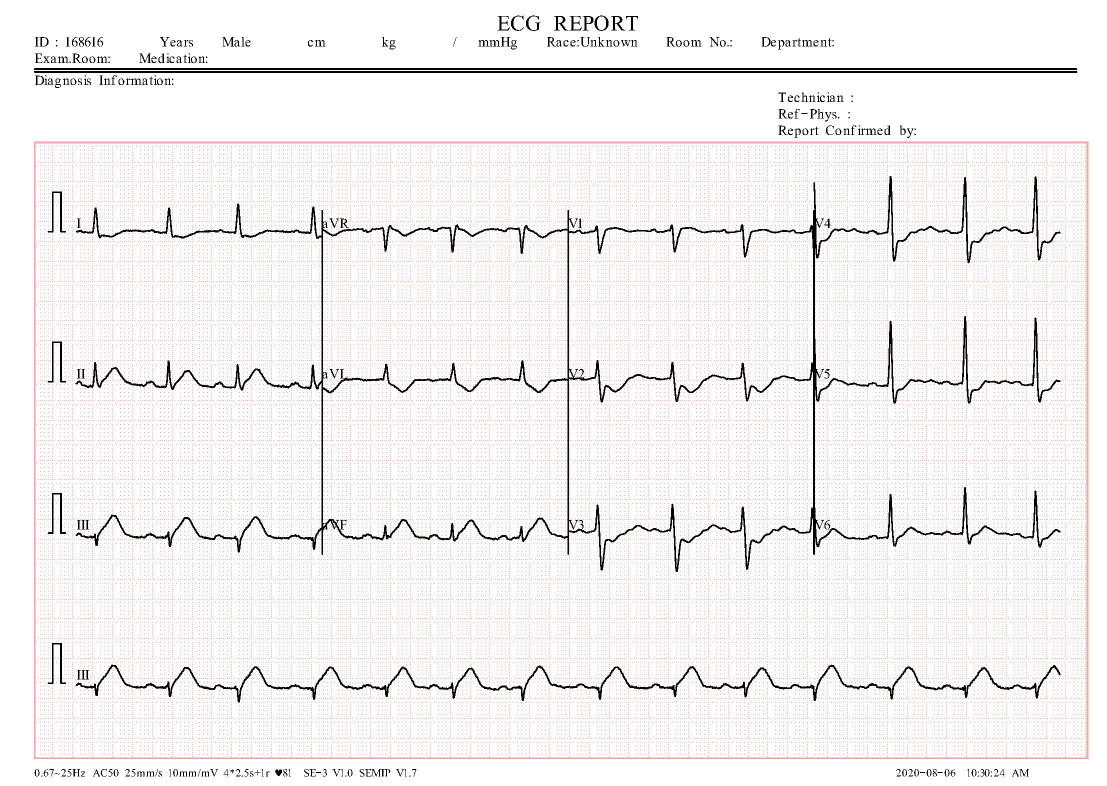
#> input picture ECG Analysis/MI(1).jpg, 2213 x 1572 px (shown at 1/2 size); the run also reads 1 picture not shown here
$ jupyter execute --allow-errors ecg2graph.ipynb
#> lines starting #> are read from the running program, lines starting #| are printed output that depends on the picture; after the words box and inside, x2 and y2 are one past the last pixel; in counts of white or black regions, pixels touching at a corner belong together
# Part One: Image ECGs

### Convert from images to graphs

[cell 1]
##ecg to graphs pipeline sample
#  organizing imports
import cv2
import numpy as np
import matplotlib.pyplot as plt
# path to input image is specified and
# image is loaded with imread command
image1 = cv2.imread('MI(1).jpg')
#> image1 is the input picture: shape (1572, 2213, 3); mean B, G, R 240.4, 240.7, 243

# cv2.cvtColor is applied over the
# image input with applied parameters
# to convert the image in grayscale
img = cv2.cvtColor(image1, cv2.COLOR_BGR2GRAY)

[cell 2]
plt.imshow(image1) #show image on a plot, normal image

[cell 3]
plt.imshow(img) #greyscale image

[cell 4]
# applying Otsu thresholding
# as an extra flag in binary
# thresholding
ret, thresh1 = cv2.threshold(img, 250, 255, cv2.THRESH_BINARY + cv2.THRESH_OTSU)
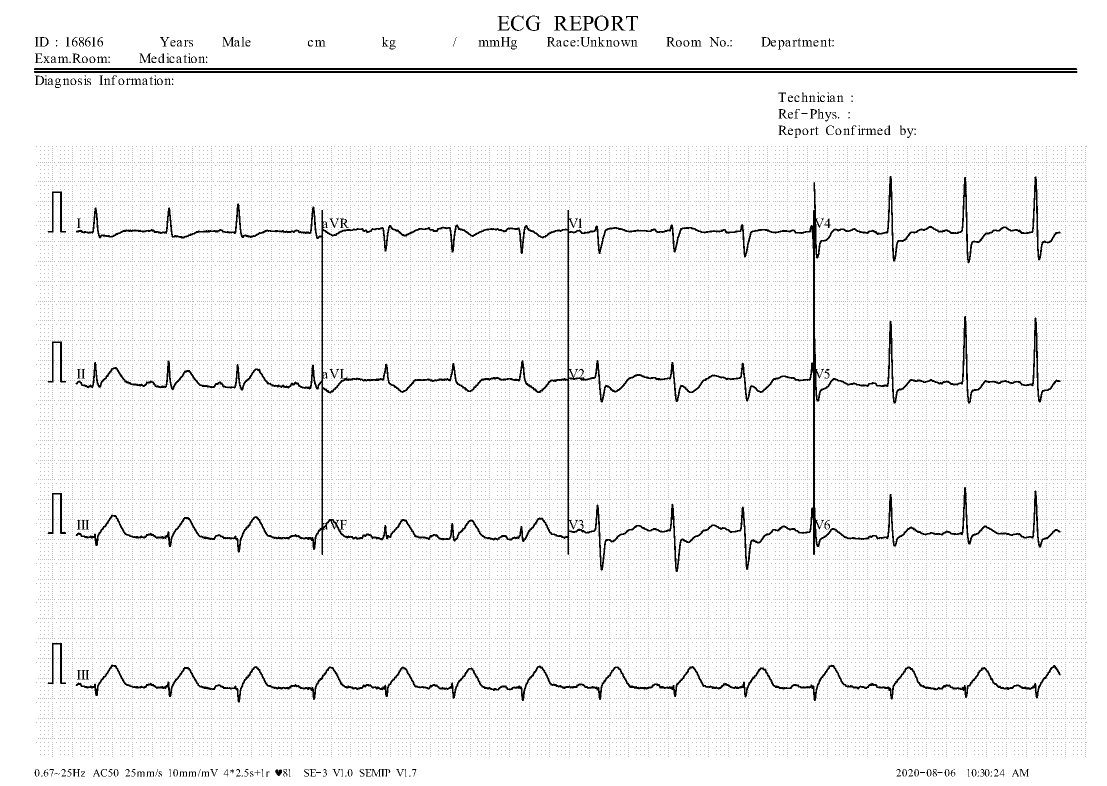
#> thresh1: shape (1572, 2213) (shown at 1/2 size); 95.8% white; 46858 black regions (46639 under 20 px), largest, box (x1, y1, x2, y2) and area: (151, 352, 2121, 1144) 51824, (151, 1329, 2121, 1405) 12323, (68, 142, 2155, 146) 8345
#> ret = 140
#show in cmap = gray
plt.imshow(thresh1,cmap="gray")

[cell 5]
import math
import numpy as np
from matplotlib import pyplot as plt
from PIL import Image


threshold_values = {}
h = [1]
##target is to get rate and rhythm of heartbeats, the size and position of the heart chambers

def Hist(img):#draw histogram equalisation of image
   row, col = img.shape
   y = np.zeros(256)
   for i in range(0,row):
      for j in range(0,col):
         y[img[i,j]] += 1
   x = np.arange(0,256)
   plt.bar(x, y, color='b', width=5, align='center', alpha=0.25)
   plt.show()
   return y


def get_optimal_threshold(): #find the max threshold for 12 lead images
    min_V2w = min(threshold_values.values())
    optimal_threshold = [k for k, v in threshold_values.items() if v == min_V2w]
    print ('optimal threshold', optimal_threshold[0])
    return optimal_threshold[0]


def regenerate_img(img, threshold):#regenerate image after getting optimum threshold
    row, col = img.shape
    y = np.zeros((row, col))
    for i in range(0,row):
        for j in range(0,col):
            if img[i,j] >= threshold:
                y[i,j] = 255
            else:
                y[i,j] = 0
    return y


def countPixel(h):#intensity of histogram
    cnt = 0
    for i in range(0, len(h)):
        if h[i]>0:
           cnt += h[i]
    return cnt


def weight(s, e):#weight of histogram
    w = 0
    for i in range(s, e):
        w += h[i]
    return w


def mean(s, e):
    m = 0
    w = weight(s, e)
    for i in range(s, e):
        m += h[i] * i

    return m/float(w)


def variance(s, e):
    v = 0
    m = mean(s, e)
    w = weight(s, e)
    for i in range(s, e):
        v += ((i - m) **2) * h[i]
    v /= w
    return v


def threshold(h):  ##trace files between classes of pixels
    cnt = countPixel(h)
    for i in range(1, len(h)):
        vb = variance(0, i)
        wb = weight(0, i) / float(cnt)
        mb = mean(0, i)

        vf = variance(i, len(h))
        wf = weight(i, len(h)) / float(cnt)
        mf = mean(i, len(h))

        V2w = wb * (vb)*(vb) + wf * (vf)*(vf)
        V2b = wb * wf * (mb - mf)**2

        fw = open("trace.txt", "a")
        fw.write('T='+ str(i) + "\n")

        fw.write('Wb='+ str(wb) + "\n")
        fw.write('Mb='+ str(mb) + "\n")
        fw.write('Vb='+ str(vb) + "\n")

        fw.write('Wf='+ str(wf) + "\n")
        fw.write('Mf='+ str(mf) + "\n")
        fw.write('Vf='+ str(vf) + "\n")

        fw.write('within class variance='+ str(V2w) + "\n")
        fw.write('between class variance=' + str(V2b) + "\n")
        fw.write("\n")

        if not math.isnan(V2w):
            threshold_values[i] = V2w

[cell 6]
image = Image.open('MI(1).jpg').convert("L")
img = np.asarray(image)

h = Hist(img)
#> in Hist, `plt.show()`:
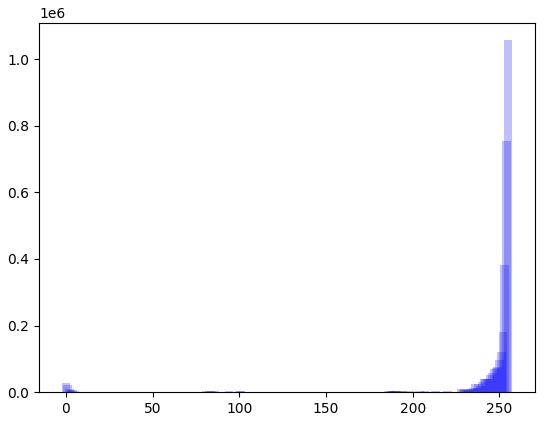
#> figure drawn by matplotlib, 1 panel; tallest bar 1056632 high, from x = 252.5 to 257.5
#> h = 256 values, max 1056632 at index 255, min 0 at index 124, mean 13589.2

[cell 7]
threshold(h)
#> the loop in countPixel, `for i in range(0, len(h)):` made 256 passes
#> cnt on passes 1 to 12: 26971, 49708, 59416, 65349, 70555, 72881, 74940, 76892, 78655, 80433, 82213, 83711
#> after the loop in countPixel, `for i in range(0, len(h)):`: cnt = 3478836
#> the loop in threshold, `for i in range(1, len(h)):` made 255 passes
#> (vb, wb, mb, vf, wf, mf) on passes 1 to 3: (0, 0.00775, 0, 1625, 0.992, 243.2), (0.248, 0.0143, 0.457, 1244.1, 0.986, 244.8), (0.533, 0.0171, 0.709, 1079.7, 0.983, 245.5)
print("traces calculated:", threshold(h))
#| traces calculated: None
#print("histogram y axis calculated:", h)

[cell 8]
op_thres = get_optimal_threshold()
#| optimal threshold 95
print(op_thres)
#| 95

[cell 9]
res = regenerate_img(img, op_thres)
#> after the loop in regenerate_img, `for i in range(0,row):`: y: shape (1572, 2213) float64; 96.3% white; 29251 black regions (29032 under 20 px), largest, box (x1, y1, x2, y2) and area: (151, 352, 2121, 1144) 51531, (151, 1329, 2121, 1405) 12280, (68, 142, 2155, 146) 8345
plt.imshow(res,cmap="gray")
plt.savefig("otsu.jpg")

[cell 10]
import numpy as np
import cv2 as cv
from matplotlib import pyplot as plt
#img = cv.imread('e.png')
img=res
img.shape
img = np.full(img.shape, 6, np.uint8)
#plt.imshow(img,cmap="gray")

[cell 11]
converted_img = cv2.cvtColor(img, cv2.COLOR_GRAY2BGR)
#> converted_img: shape (1572, 2213, 3); every value is 6
#> img: shape (1572, 2213); every value is 6
dst = cv.fastNlMeansDenoisingColored(converted_img,None,10,15,7,21)

[cell 12]
import numpy as np
import cv2 as cv
from matplotlib import pyplot as plt
#cap = cv.VideoCapture('vtest.avi')
# create a list of first 5 frames
#img = [cap.read()[1] for i in xrange(5)]
# convert all to grayscale
i=res
#gray = cv.cvtColor(i, cv.COLOR_BGR2GRAY)
# convert all to float64
gray = np.float64(i)
# create a noise of variance 25
noise = np.random.randn(*gray[1].shape)*10
# Add this noise to images
noisy = i+noise
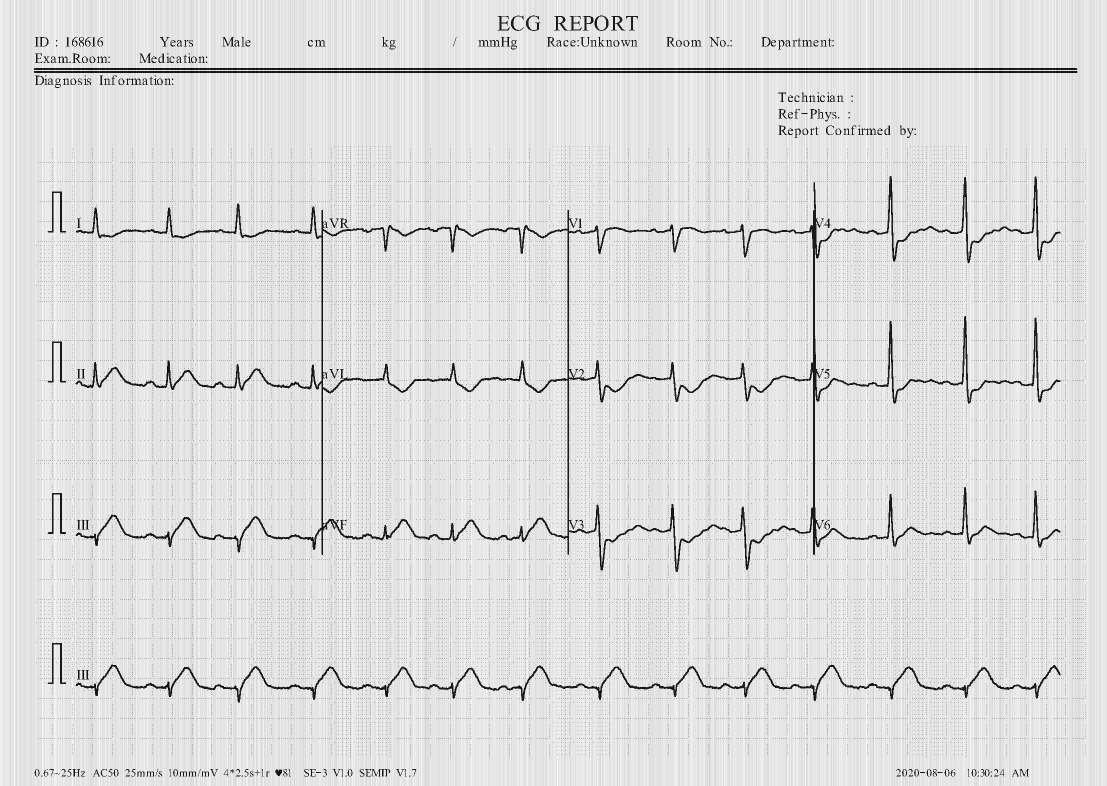
#> noisy: shape (1572, 2213) float64 (shown at 1/2 size); min -31.17, max 286.7, mean 245.4; drawn with min black and max white
# Convert back to uint8
noisy = np.uint8(np.clip(i,0,255))
# Denoise 3rd frame considering all the 5 frames
#dst = cv.fastNlMeansDenoisingMulti(noisy, 2, 5, 1, 4, 7, 5)
dst=cv.fastNlMeansDenoising(noisy,dst,3,7,21)
plt.figure(figsize=(15, 10))
plt.subplot(131),plt.imshow(gray,'gray')
plt.subplot(132),plt.imshow(noisy,'gray')
plt.subplot(133),plt.imshow(dst,'gray')

plt.show()

[cell 13]
import cv2
#image = cv2.imread("test.jpg")
##crop images exactly
image=dst
crop_img_1 = image[300:(img.shape[1])-700, 120:600+(img.shape[0])]
#> crop_img_1: shape (1213, 2052); 96.2% white; 28368 black regions (28346 under 20 px), largest, box (x1, y1, x2, y2) and area: (31, 52, 2001, 844) 51531, (31, 1029, 2001, 1105) 12280, (0, 686, 12, 768) 358
plt.imshow(crop_img_1,cmap="gray")

[cell 14]
img=crop_img_1
#plt.imshow(img,cmap="gray")

[cell 15]
cv2.imwrite('cleaned.jpg',img) #save the cleaned image
#> Out = True

[cell 16]
import cv2
import matplotlib.pyplot as plt

[cell 17]
i = cv2.imread("cleaned.jpg",0)
#> i: shape (1213, 2052); min 0, max 255, mean 245
plt.imshow(i,cmap="gray")

[cell 18]
#print(i)

[cell 19]
i.shape
#> Out = (1213, 2052)

[cell 20]
#crop each sector of each image: 4 sectors
crop_img_sect1 = i[0:300, 10:3500]
crop_img_sect2 = i[300:625, 10:3500]
crop_img_sect3 = i[625:925, 10:3500]
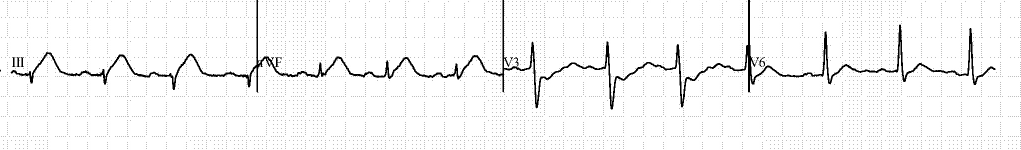
#> crop_img_sect3: shape (300, 2042) (shown at 1/2 size); min 0, max 255, mean 245.1
crop_img_sect4 = i[925:1225, 10:3500]
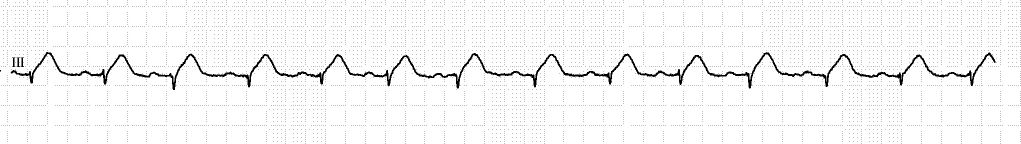
#> crop_img_sect4: shape (288, 2042) (shown at 1/2 size); min 0, max 255, mean 246

plt.figure(figsize=(15, 3))
plt.subplot(221),plt.imshow(crop_img_sect3,'gray')
plt.subplot(222),plt.imshow(crop_img_sect4,'gray')
plt.subplot(223),plt.imshow(crop_img_sect3,'gray')
plt.subplot(224),plt.imshow(crop_img_sect4,'gray')

plt.show()

[cell 21]
cv2.imwrite('image_sectors/crop_sect1_MI.jpg',crop_img_sect1)
cv2.imwrite('image_sectors/crop_sect2_MI.jpg',crop_img_sect2)
cv2.imwrite('image_sectors/crop_sect3_MI.jpg',crop_img_sect3)
cv2.imwrite('image_sectors/crop_sect4_MI.jpg',crop_img_sect4)
#> Out = True

[cell 22]
crop_img_sect1[0]
#> Out = 2042 values, max 255 at index 0, min 0 at index 15, mean 245

[cell 23]
img=crop_img_sect1  ##test on sector 1
#> (the rest of this cell did not finish here and is left out)

[cell 24]
plt.figure(figsize=(10,15))
plt.imshow(crop_img_sect1,cmap="gray")  ##test on first sector

[cell 25]
#function to stack the points in an image for the graph
#return coords of stack graph
def imagestack(img):
    img = img[:400,15:2070]
    threshold_level = op_thres
    #gray = cv2.cvtColor(img, cv2.COLOR_BGR2GRAY)
    coords = np.column_stack(np.where(img < threshold_level-10))
    unwanted = np.column_stack(np.where(img >= threshold_level))
    # [5 lines of commented-out code are left out]

    plt.figure(figsize=(15,15))
    plots = plt.imshow(img,cmap="gray")

    #plots = plt.plot(coords, color='r')

    plots2 = plt.scatter(coords[:,1], coords[:,0], color='r', alpha=0.1, marker='.', s=1)
    plt.axhline(y = 160, color = 'c', linestyle = 'dashed')
    #plots2 = plt.scatter(unwanted[:,1], unwanted[:,0], color='b', alpha=0.1, marker='.', s=1)
    print(type(plots2))

    return coords


#draw the coords
#return graph so you can sample points from it
def ecg2graph(coords, sector):
    plt.figure(figsize=(15,2))
    if(sector == 1):
        graph = plt.scatter(coords[:,1], coords[:,0], color= 'blue' , alpha=0.1, marker='.', s=1)
    if(sector == 2):
        graph = plt.scatter(coords[:,1], coords[:,0], color= 'orange' , alpha=0.1, marker='.', s=1)
    if(sector == 3):
        graph = plt.scatter(coords[:,1], coords[:,0], color= 'green' , alpha=0.1, marker='.', s=1)
    if(sector == 4):
        graph = plt.scatter(coords[:,1], coords[:,0], color= 'purple' , alpha=0.1, marker='.', s=1)
    else:
        graph = plt.scatter(coords[:,1], coords[:,0], color= 'black' , alpha=0.1, marker='.', s=1)

    plt.axhline(y = 160, color = 'c', linestyle = 'dashed')
    plt.xlim(min(coords[:,1]), max(coords[:,1]))
    plt.ylim(max(coords[:,0]), min(coords[:,0]))
    plt.grid(False)
    plt.show()

    return graph

[cell 26]
coords = imagestack(crop_img_sect1)
#| <class 'matplotlib.collections.PathCollection'>
coords2 = imagestack(crop_img_sect2)
#| <class 'matplotlib.collections.PathCollection'>
coords3 = imagestack(crop_img_sect3)
#| <class 'matplotlib.collections.PathCollection'>
coords4 = imagestack(crop_img_sect4)
#| <class 'matplotlib.collections.PathCollection'>

[cell 27]
import numpy as np
import matplotlib.pyplot as plt
graph = ecg2graph(coords, 1)
graph2 = ecg2graph(coords2, 2)
graph3 = ecg2graph(coords3, 3)
graph4 = ecg2graph(coords4, 4)

[cell 28]
#sample points
import neurokit2 as nk
import signal
from biosppy import storage
from biosppy.signals import ecg

[cell 29]
coords.shape
#> Out = (24597, 2)

[cell 30]
coords_new = coords.flatten()
coords_new

#> (a cell that did not finish here is left out)

#> (a cell that did not finish here is left out)

## draft______________________________________________

[cell 33]
import cv2
import numpy as np

image = cv2.imread('cropped_ii.jpg')
gray = cv2.cvtColor(image, cv2.COLOR_BGR2GRAY)

# Set threshold level
threshold_level = op_thres

# Find coordinates of all pixels below threshold
coords = np.column_stack(np.where(gray < threshold_level))

print(coords)
#> (printed output is left out)

# Create mask of all pixels lower than threshold level
mask = gray < threshold_level
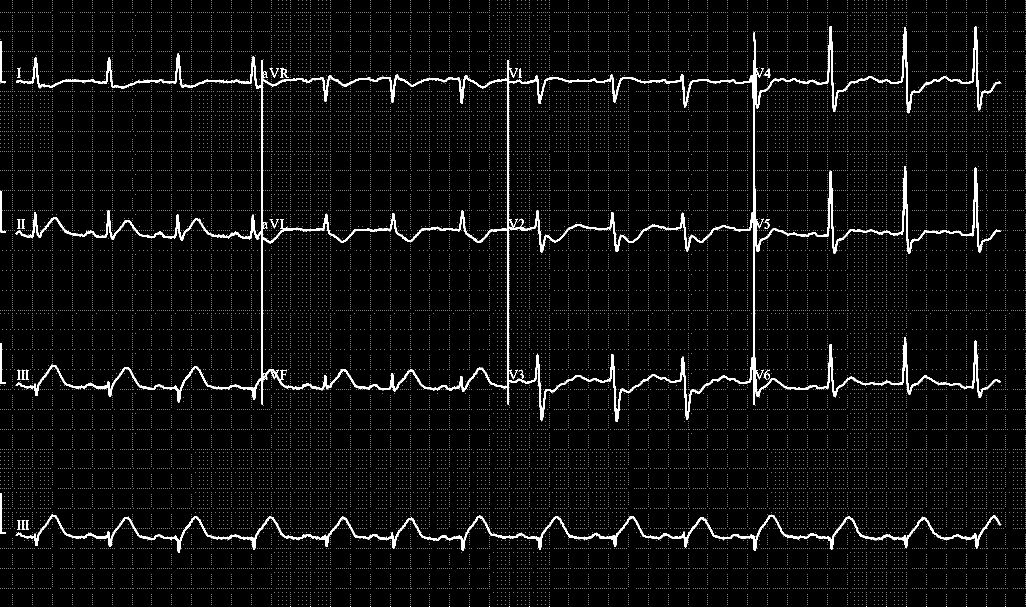
#> mask: shape (1213, 2052) bool (shown at 1/2 size); 3.8% white; 28368 white regions (28346 under 20 px), largest, box (x1, y1, x2, y2) and area: (31, 52, 2001, 844) 51531, (31, 1029, 2001, 1105) 12280, (0, 686, 12, 768) 358

# Color the pixels in the mask
image[mask] = (0, 200, 255)
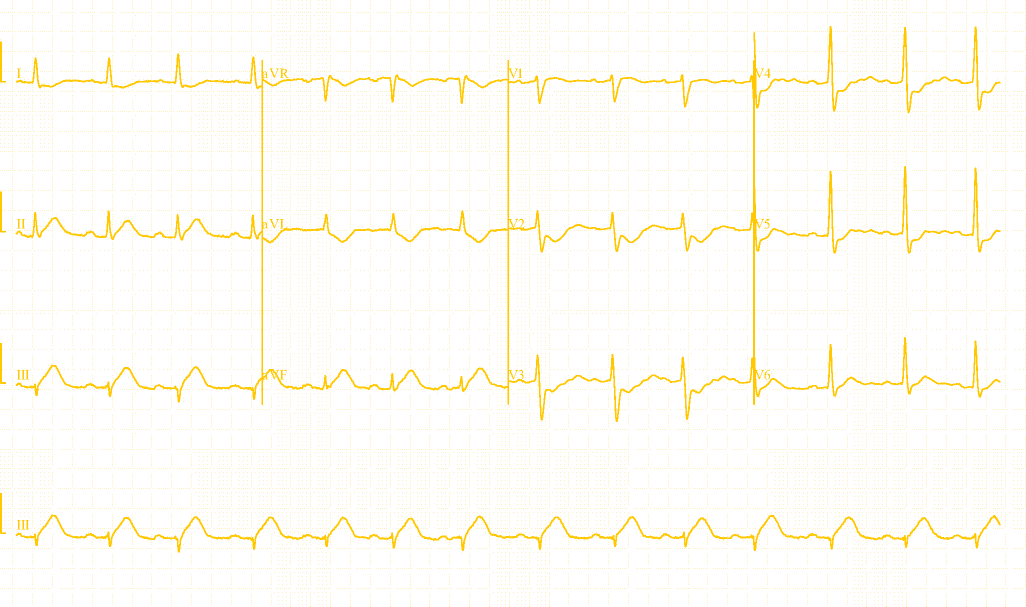
#> image: shape (1213, 2052, 3) (shown at 1/2 size); mean B, G, R 244.9, 252.6, 254.6

plots2 = plt.figure(figsize=(15,2))
plots2 = plt.imshow(image,cmap="gray")
#plt.scatter(coords[:,1], coords[:,0], color='r', alpha=0.2)

#cv2.imshow('image', image)
#cv2.waitKey()

[cell 34]
#type(coords.tolist())
#coords = coords.tolist()
print(coords[25770][0])
#| 316
len(coords)
#> Out = 94766

[cell 35]
img2 = crop_img_sect2
threshold_level = op_thres
#gray = cv2.cvtColor(img, cv2.COLOR_BGR2GRAY)
coords2 = np.column_stack(np.where(img2 < threshold_level))
#coords = coords.tolist()
print(coords2)
#> (printed output is left out)
#X[:,0], X[:,1]
#mask = img < threshold_level
#img[mask] = (255, 0, 0)

plt.figure(figsize=(15,15))
plots22 = plt.imshow(img2,cmap="gray")

#plots = plt.plot(coords, color='r')

plots22 = plt.scatter(coords2[:,1], coords2[:,0], color='orange', alpha=0.1, marker='.', s=1)
print(type(plots22))
#| <class 'matplotlib.collections.PathCollection'>

[cell 36]
plt.figure(figsize=(15,5))
plt.scatter(coords2[:,1], coords2[:,0], color='green', alpha=0.2, marker='.', s=1)
plt.xlim(min(coords2[:,1]), max(coords2[:,1]))
plt.ylim(max(coords2[:,0]), min(coords2[:,0]))
plt.show()
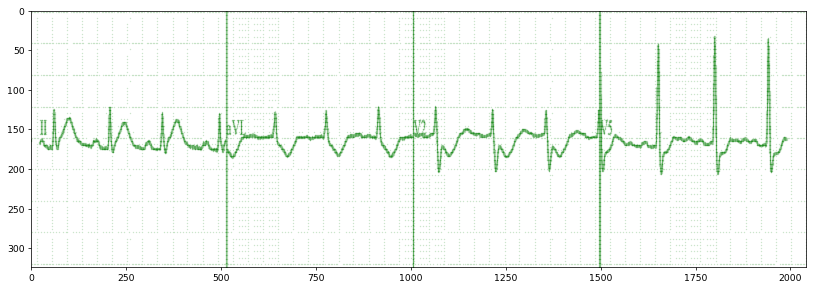
#> figure drawn by matplotlib, 1 panel

[cell 37]
img[0]
#> Out = 2042 values, max 255 at index 0, min 0 at index 15, mean 245

[cell 38]
pltx = []
plty = []
#> (the rest of this cell did not finish here and is left out)

[cell 39]
#pltx

[cell 40]
cv2.imwrite('cropped_ii.jpg',img)
#> Out = True

[cell 41]
from PIL import Image

[cell 42]
plotted = Image.open('cropped_ii.jpg', 'r')

[cell 43]
img.shape
#> Out = (300, 2042)

[cell 44]
pix_val = list(plotted.getdata())

[cell 45]
pltx = []
plty = []
for x in range(img.shape[0]):
    for y in range(img.shape[1]):
        if(img[x][y] == 255):
            pltx.append(x)
            plty.append(y)  ##find all completely black pixels
            break

[cell 46]
img.shape
#> Out = (300, 2042)

[cell 47]
#pix_val_flat = [x for sets in pix_val for x in sets]
from matplotlib import pyplot as plt

[cell 48]
plt.figure(figsize=(50,7))
plt.plot(pltx, plty)
plt.show
#> figure, not shown here; curve peaks at x = 164, y = 3

[cell 49]
pixel_from_top=[]
for i in range (0,325):
  id=0

  for j in range (0,2027):
      if img[j][i]==255:
        pixel_from_top.append(j)
        id=1
        # print("f\n")
        break


  if id==0:
    # print("nf\n")
    pixel_from_top.append(pixel_from_top[i-1])

[cell 50]
len(pixel_from_top)

[cell 51]
plt.figure(figsize=(50,7))
plt.plot(pixel_from_top)
#> figure, not shown here; curve peaks at x = 15, y = 2

[cell 52]
pixel_from_bottom=[]
for i in range (325):
  pixel_from_bottom.append(120-pixel_from_top[i])

[cell 53]
plt.xticks(range(0,2027,1013))
for i in range (0,325,160):
  plt.axvline(x=i)
plt.figure(figsize=(50,7))
plt.plot(pixel_from_bottom)
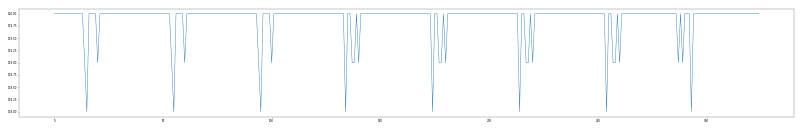
#> figure drawn by matplotlib, 1 panel; curve peaks at x = 0, y = 120
